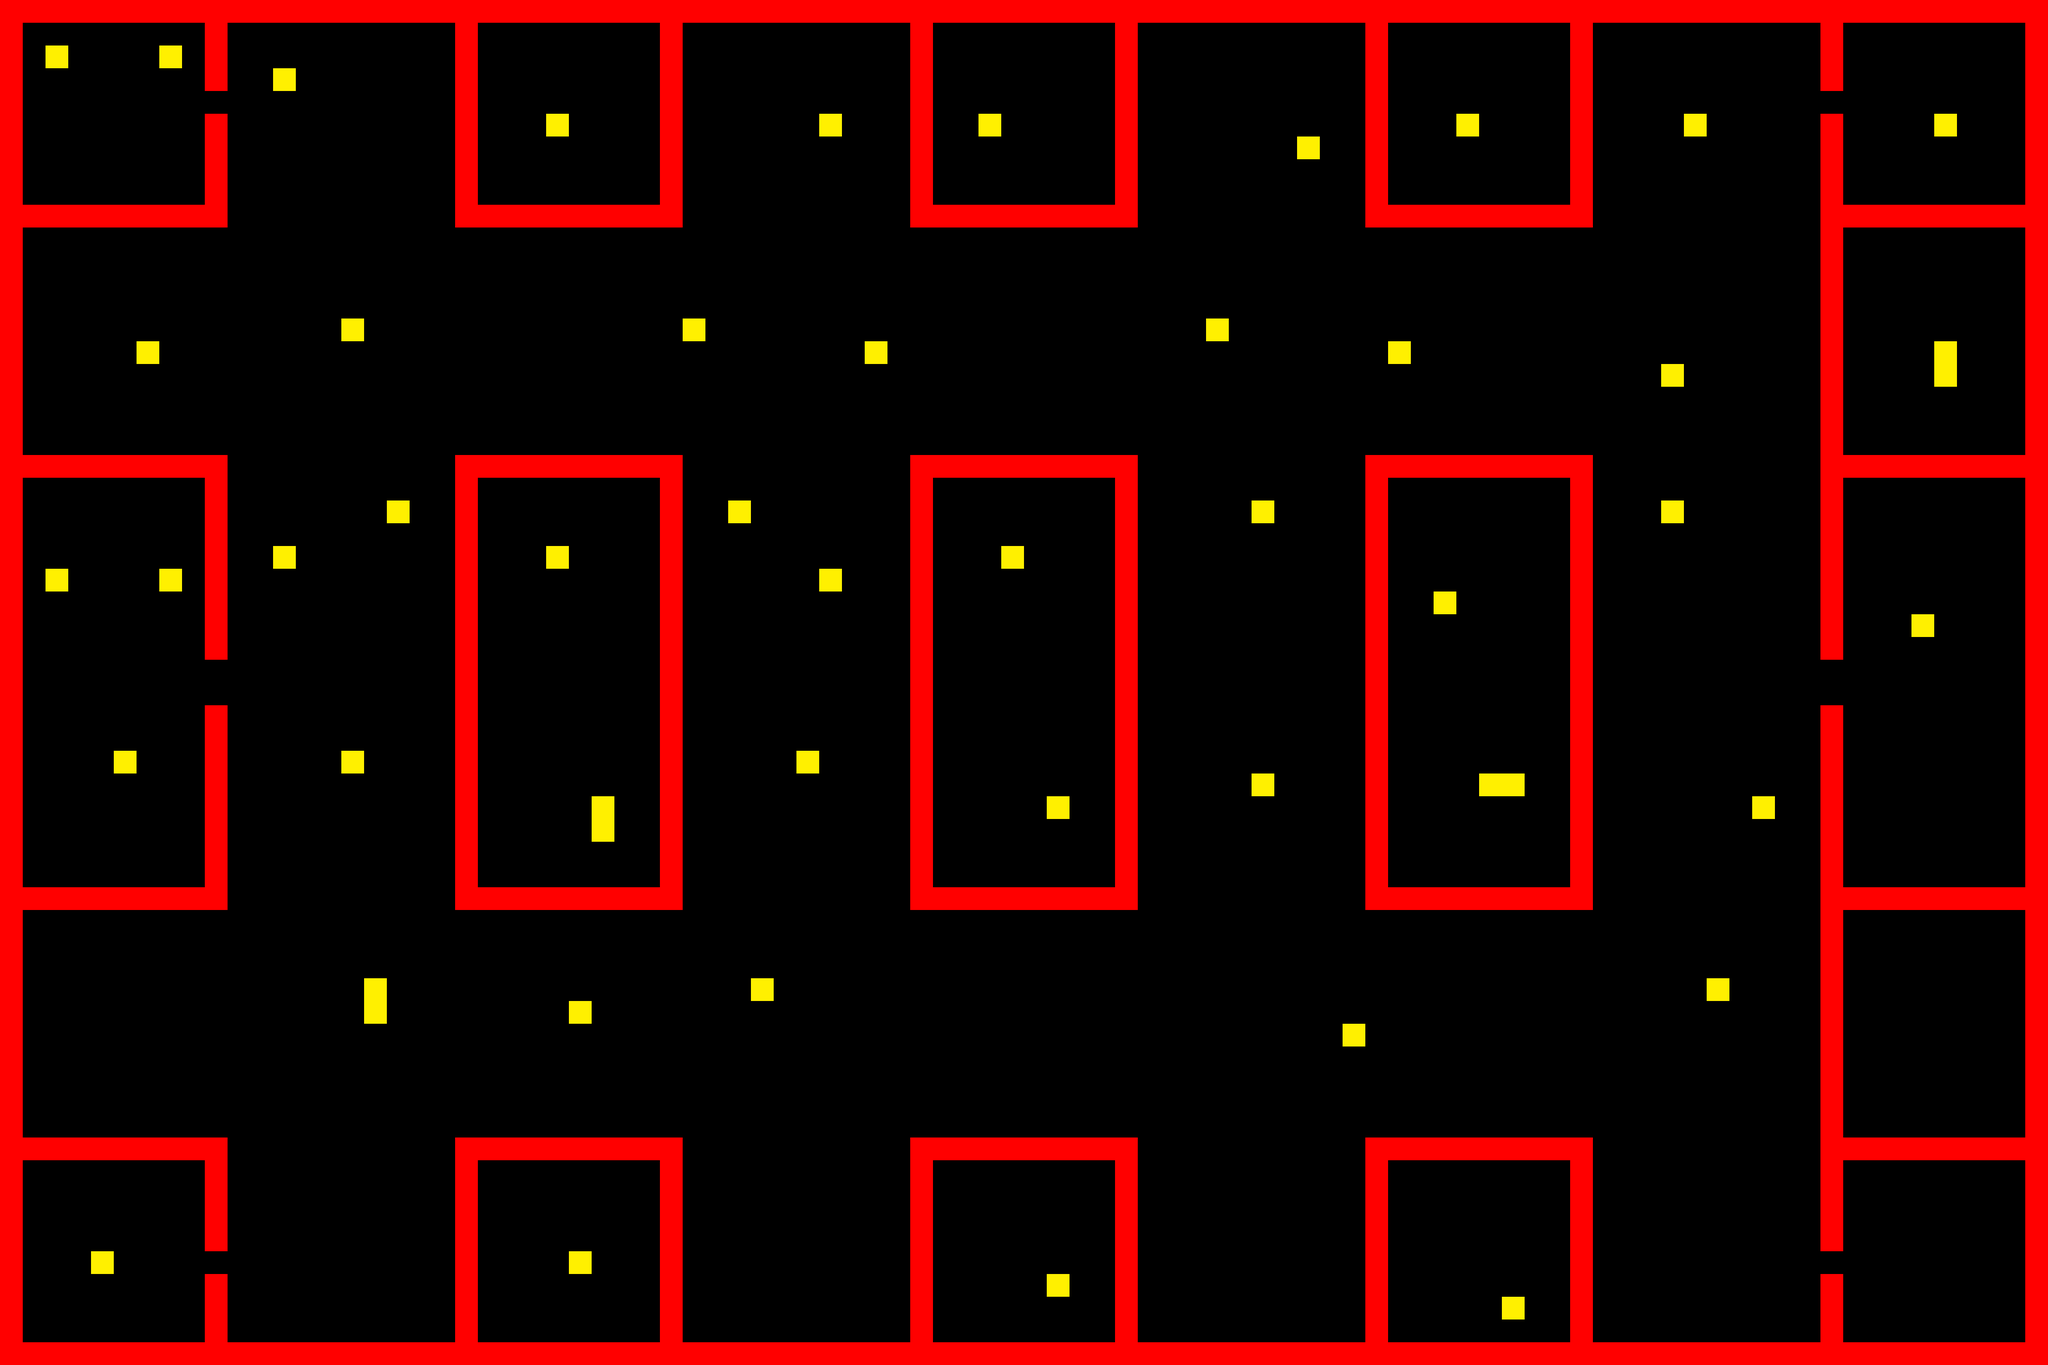

This game map was drawn from its Tiled (.tmx) file and the tilesets committed beside it. A one-line description and the trimmed map source follow:
An orthogonal 90x60 tile map with 50x50 px tiles, 1 tile layer (Слой тайлов 1).

<map version="1.10" tiledversion="1.11.1" orientation="orthogonal" renderorder="right-down" width="90" height="60" tilewidth="50" tileheight="50" infinite="0" nextlayerid="2" nextobjectid="1">
 <editorsettings>
  <export target="../maptest.tmj" format="json" />
 </editorsettings>
 <tileset firstgid="1" source="tiles.tsx" />
 <layer id="1" name="Слой тайлов 1" width="90" height="60">
  <data>[5400 cells, 823 non-empty, 2 distinct tile ids]</data>
 </layer>
</map>